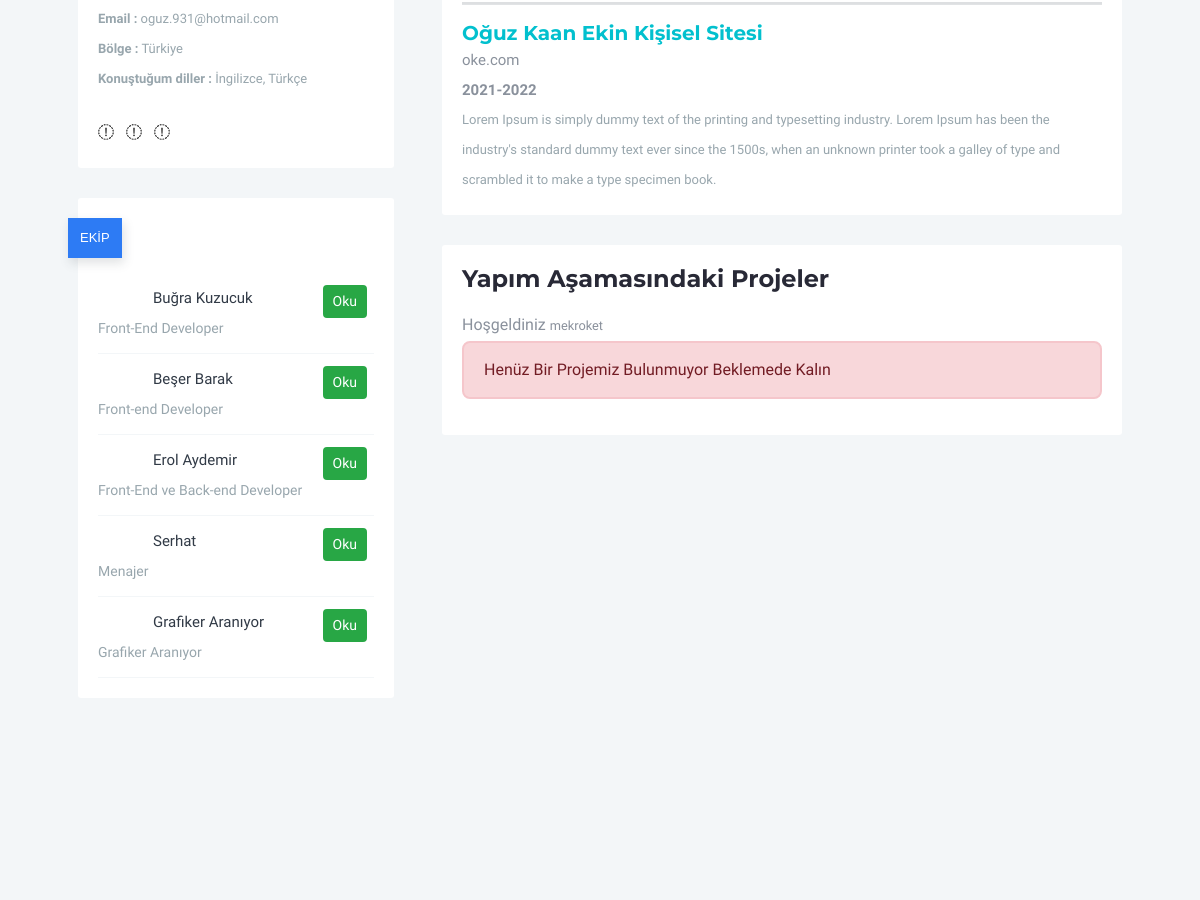
Page /portfoylo/ (signed in, middle part) on the earlier database version.
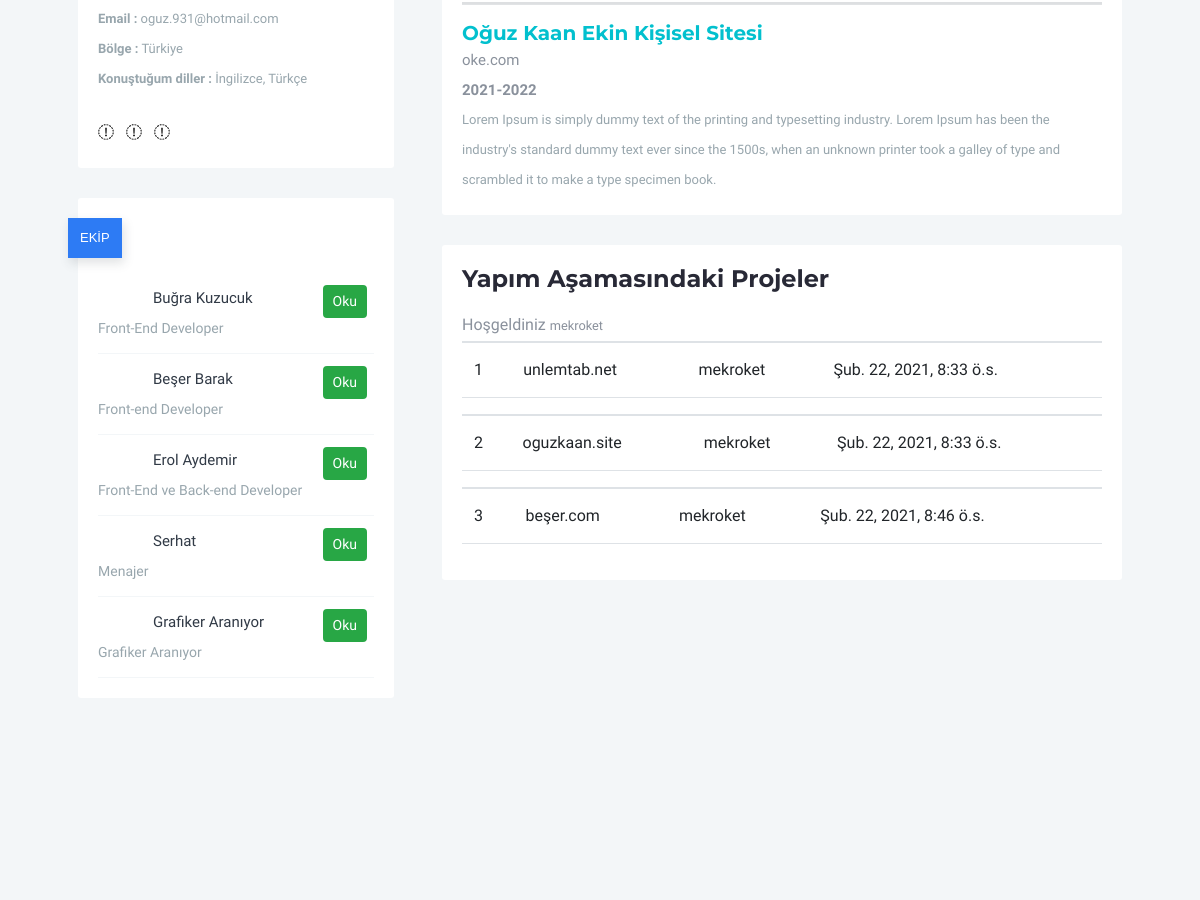
Same page on the later database version.
### oguzblog/models.py (models this page shows, shortened)
class Article(models.Model):
    author = models.ForeignKey("auth.User",on_delete=models.CASCADE,verbose_name="Yazar")
    title = models.CharField(max_length=50,verbose_name="Başlık")
    content = models.TextField(verbose_name="İçerik")
    created_date = models.DateTimeField(auto_now=True,verbose_name="Oluşturma Tarihi")

### oguzblog/views.py (the view)
# urls.py: path("portfoylo/",views.portfoylo,name = "portfoylo"),
def portfoylo(request):
    if request.user.is_authenticated == False:
        return redirect("portfoylo2")
        messages.error(request,"Projelere Erişmek İçin Lütfen Giriş Yapınız")
    else:
        articles = Article.objects.filter(author=request.user)
        context = {
            "articles":articles,
        }
    return render(request,"portfoylo.html",context)

### templates/portfoylo.html (shortened to what this page needs)
{% extends 'base.html' %}
{% load static %}
{% block body %}
<br><br><br> <br><br><br>
{% if request.user.is_authenticated %}
<div class="content">
    <div class="container">
        <div class="row">
            <div class="col-xl-4">
                <div class="card-box">
                    <div class="panel-body">
                        <div class="text-left">
                            <p class="text-muted font-13"><strong>Email :</strong> <span class="m-l-15">oguz.931@hotmail.com</span></p>
                            <p class="text-muted font-13"><strong>Bölge :</strong> <span class="m-l-15">Türkiye</span></p>
                            <p class="text-muted font-13"><strong>Konuştuğum diller :</strong> <span class="m-l-5"> <span>İngilizce,</span> </span><span class="m-l-5"> <span>Türkçe</span> </span>
                            </p>
                        </div>
                        <ul class="social-links list-inline mt-4 mb-0">
                            <li class="list-inline-item"><a title="" data-placement="top" data-toggle="tooltip" class="tooltips" href="" data-original-title="Facebook"><i class="fa fa-facebook"></i></a></li>
                            <li class="list-inline-item"><a title="" data-placement="top" data-toggle="tooltip" class="tooltips" href="" data-original-title="Twitter"><i class="fa fa-twitter"></i></a></li>
                            <li class="list-inline-item"><a title="" data-placement="top" data-toggle="tooltip" class="tooltips" href="" data-original-title="Skype"><i class="fa fa-skype"></i></a></li>
                        </ul>
                    </div>
                </div>
                <div class="card-box ribbon-box">
                    <div class="ribbon ribbon-primary">EKİP</div>
                    <div class="clearfix"></div>
                    <div class="inbox-widget">
                        <a href="#">
                            <div class="inbox-item">
                                <div class="inbox-item-img"><img src="https://bootdey.com/img/Content/avatar/avatar2.png" class="rounded-circle" alt=""></div>
                                <p class="inbox-item-author">Buğra Kuzucuk</p>
                                <p class="inbox-item-text">Front-End  Developer</p>
                                <p class="inbox-item-date">
                                    <button type="button" class="btn btn-icon btn-sm waves-effect waves-light btn-success">Oku</button>
                                </p>
                            </div>
                        </a>
                        <a href="#">
                            <div class="inbox-item">
                                <div class="inbox-item-img"><img src="https://bootdey.com/img/Content/avatar/avatar3.png" class="rounded-circle" alt=""></div>
                                <p class="inbox-item-author">Beşer Barak</p>
                                <p class="inbox-item-text">Front-end Developer</p>
                                <p class="inbox-item-date">
                                    <button type="button" class="btn btn-icon btn-sm waves-effect waves-light btn-success">Oku</button>
                                </p>
                            </div>
                        </a>
                        <a href="#">
                            <div class="inbox-item">
                                <div class="inbox-item-img"><img src="https://bootdey.com/img/Content/avatar/avatar4.png" class="rounded-circle" alt=""></div>
                                <p class="inbox-item-author">Erol Aydemir</p>
                                <p class="inbox-item-text">Front-End ve Back-end Developer</p>
                                <p class="inbox-item-date">
                                    <button type="button" class="btn btn-icon btn-sm waves-effect waves-light btn-success">Oku</button>
                                </p>
                            </div>
                        </a>
                        <a href="#">
                            <div class="inbox-item">
                                <div class="inbox-item-img"><img src="https://bootdey.com/img/Content/avatar/avatar5.png" class="rounded-circle" alt=""></div>
                                <p class="inbox-item-author">Serhat</p>
                                <p class="inbox-item-text">Menajer</p>
                                <p class="inbox-item-date">
                                    <button type="button" class="btn btn-icon btn-sm waves-effect waves-light btn-success">Oku</button>
                                </p>
                            </div>
                        </a>
                        <a href="#">
                            <div class="inbox-item">
                                <div class="inbox-item-img"><img src="https://bootdey.com/img/Content/avatar/avatar6.png" class="rounded-circle" alt=""></div>
                                <p class="inbox-item-author">Grafiker Aranıyor</p>
                                <p class="inbox-item-text">Grafiker Aranıyor</p>
                                <p class="inbox-item-date">
                                    <button type="button" class="btn btn-icon btn-sm waves-effect waves-light btn-success">Oku</button>
                                </p>
                            </div>
                        </a>
                    </div>
                </div>
            </div>
            <div class="col-xl-8">
                <div class="card-box">
                    <div class="">
                        <hr>
                        <div class="">
                            <h5 class="text-custom">Oğuz Kaan Ekin Kişisel Sitesi</h5>
                            <p class="mb-0">oke.com</b></p>
                            <p><b>2021-2022</b></p>
                            <p class="text-muted font-13 mb-0">Lorem Ipsum is simply dummy text of the printing and typesetting industry. Lorem Ipsum has been the industry's standard dummy text ever since the 1500s, when an unknown printer took a galley of type and scrambled it to make a type specimen book.</p>
                        </div>
                    </div>
                </div>
                <div class="card-box">
                    <h4 class="header-title mb-3">Yapım Aşamasındaki Projeler</h4>
                    Hoşgeldiniz <small>{{request.user.username}}</small>
                    {% if articles %}
                            <tbody>
                            {% for article in articles  %}
                    <div class="table-responsive">
                        <table class="table">
                                <tr>
                                    <td>{{article.id}}</td>
                                    <td>{{article.title}}</td>
                                    <td>{{article.author}}</td>
                                    <td>{{article.created_date}}</td>
                                </tr>
                                {% endfor %}
                            </tbody>
                        {% else %}
                        <div class="alert alert-danger">Henüz Bir Projemiz Bulunmuyor Beklemede Kalın</div>
                        {% endif %}
                    </div>
                </div>
            </div>
        </div>
    </div>
</div>
{% else %}
            <br>
                <div class="alert alert-danger">Bizim hakkımızda daha fazla bilgi alabilmek için Kayıt olmanız gerekmektedir,
                Zaten Kayıtlı İseniz Lütfen Giriş yapınız
                </div>
            {% endif %}
<br><br><br><br><br><br><br><br><br><br>
{% endblock body %}

### templates/base.html (shortened to what this page needs)
<!DOCTYPE html>
{% load static %}
<html lang="en">
<head>
        <link href="https://maxcdn.bootstrapcdn.com/font-awesome/4.3.0/css/font-awesome.min.css" rel="stylesheet">
        <link rel="stylesheet" href="https://cdn.jsdelivr.net/npm/bootstrap-icons@1.3.0/font/bootstrap-icons.css">
        <link href="//maxcdn.bootstrapcdn.com/bootstrap/4.1.1/css/bootstrap.min.css" rel="stylesheet" id="bootstrap-css">
        <link href="https://cdn.jsdelivr.net/npm/bootstrap@5.0.0-beta2/dist/css/bootstrap.min.css" rel="stylesheet">
	    <link rel="stylesheet" type="text/css" href="css/opensans-font.css">
	    <link rel="stylesheet" type="text/css" href="fonts/line-awesome/css/line-awesome.min.css">
	    <link rel="stylesheet" href="https://jqueryvalidation.org/files/demo/site-demos.css">
        <link rel="stylesheet" href="{%static 'css/style.css'%}">
        <link rel="stylesheet" href="{%static 'css/base.css'%}">
        <link rel="stylesheet" href="{%static 'css/about.css'%}">
        <link rel="stylesheet" href="{%static 'css/projects.css'%}">
        <link rel="stylesheet" href="{%static 'css/register.css'%}">
        <link rel="stylesheet" href="{%static 'css/register2.css'%}">
		<link rel="stylesheet" href="{%static 'css/login.css'%}">
        <link rel="stylesheet" href="{%static 'css/section.css'%}">
</head>
<body>
    <div class="container" >
        {% block body  %}
        {% endblock body %}
</body>
</html>

### templates/includes/navbar.html (shortened to what this page needs)
 {% load static %}

### static/css/about.css (style rules this page uses)
a { text-decoration: none; color: black; }

### static/css/projects.css (style rules this page uses)
body { background-color: #f3f6f8; margin-top:20px; }
.card-box { padding: 20px; border-radius: 3px; margin-bottom: 30px; background-color: #fff; }
.inbox-widget .inbox-item { border-bottom: 1px solid #f3f6f8; overflow: hidden; padding: 10px 0; position: relative }
.inbox-widget .inbox-item .inbox-item-img { display: block; float: left; margin-right: 15px; width: 40px }
.inbox-widget .inbox-item .inbox-item-author { color: #313a46; display: block; margin: 0 }
.inbox-widget .inbox-item .inbox-item-text { color: #98a6ad; display: block; font-size: 14px; margin: 0 }
.inbox-widget .inbox-item .inbox-item-date { color: #98a6ad; font-size: 11px; position: absolute; right: 7px; top: 12px }
.ribbon-box .ribbon-primary { background: #2d7bf4; }
.ribbon-box .ribbon { position: relative; float: left; clear: both; padding: 5px 12px 5px 12px; margin-left: -30px; margin-bottom: 15px; font-family: Rubik,sans-serif; -webkit-box-shadow: 2px 5px 10px rgba(49,58,70,.15); -o-box-shadow: 2px 5px 10px rgba(49,58,70,.15); box-shadow: 2px 5px 10px rgba(49,58,70,.15); color: #fff; font-size: 13px; }
.text-custom { color: #02c0ce!important; }
.text-muted { color: #98a6ad!important; }
.font-13 { font-size: 13px!important; }

### static/css/register.css (style rules this page uses)
body { margin: 0; }

### static/css/section.css (style rules this page uses)
body { font-family: 'Philosopher', sans-serif; position: relative; font-weight: 400; font-size: 16px; color: #8a919c; line-height: 30px; }
p { font-size: 15px; margin: 0px; padding: 0px; }
h1, h2, h3, h4, h5, h6 { margin: 0; padding: 0; color: #282936; }

Differences in the rows shown:
added Article: id "1", title "unlemtab.net", author "mekroket", created_date "Şub. 22, 2021, 8:33 ö.s."
added Article: id "2", title "oguzkaan.site", author "mekroket", created_date "Şub. 22, 2021, 8:33 ö.s."
added Article: id "3", title "beşer.com", author "mekroket", created_date "Şub. 22, 2021, 8:46 ö.s."
Other differences:
text no longer shown: "Henüz Bir Projemiz Bulunmuyor Beklemede Kalın"
